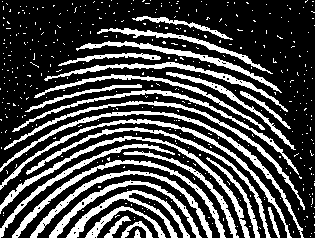
#> input picture Question-6/Noisy Fingerprint 315x238.tif, 315 x 238 px
$ jupyter execute '5(b).ipynb'
#> lines starting #> are read from the running program, lines starting #| are printed output that depends on the picture; after the words box and inside, x2 and y2 are one past the last pixel; in counts of white or black regions, pixels touching at a corner belong together
## Task 5(b): Take a binary image & a structuring element, perform Opening & Closing morphological operations.

[cell 1]
import cv2
import matplotlib.pyplot as plt
import numpy as np

## Function for Erosion

[cell 2]
def erosion(image, structuring_element):
    eroded_image = image.copy()
    structuring_element = structuring_element * 255
    offset = structuring_element.shape[0] // 2
    height, width = image.shape

    for r in range(height):
        for c in range(width):
            fit = True
            for x in range(-offset, offset + 1):
                for y in range(-offset, offset + 1):
                    if (r + x >= 0 and r + x < height and c + y >= 0 and c + y < width):
                        sr, sc = x + offset, y + offset
                        if (structuring_element[sr, sc] and image[r + x, c + y] != structuring_element[sr, sc]):
                            fit = False
                    elif (structuring_element[x + offset, y + offset]):
                        fit = False
            eroded_image[r, c] = 255 if fit else 0

    return np.uint8(eroded_image)

## Function for Dilation

[cell 3]
def dilation(image, structuring_element):
    dilated_image = image.copy()
    structuring_element = structuring_element * 255
    offset = structuring_element.shape[0] // 2
    height, width = image.shape

    for r in range(height):
        for c in range(width):
            hit = False
            for x in range(-offset, offset + 1):
                for y in range(-offset, offset + 1):
                    if (r + x >= 0 and r + x < height and c + y >= 0 and c + y < width):
                        sr, sc = x + offset, y + offset
                        if (structuring_element[sr, sc] and image[r + x, c + y] == structuring_element[sr, sc]):
                            hit = True
            dilated_image[r, c] = 255 if hit else 0

    return np.uint8(dilated_image)

 ## Function for Opening

[cell 4]
def opening(image, structuring_element):
    return dilation(erosion(image, structuring_element), structuring_element)

## Function for Closing

[cell 5]
def closing(image, structuring_element):
    return erosion(dilation(image, structuring_element), structuring_element)

[cell 6]
noisy_fingerprint = cv2.imread("./Noisy Fingerprint 315x238.tif", 0)
#> noisy_fingerprint: shape (238, 315); 28.5% white; 414 white regions (387 under 20 px), largest, box (x1, y1, x2, y2) and area: (0, 111, 304, 238) 1388, (0, 136, 250, 238) 1372, (0, 119, 292, 238) 1337
plt.imshow(noisy_fingerprint, cmap = "gray")
plt.title("Noisy Fingerprint Image")
plt.show()

## Creating Structuring Element

[cell 7]
structuring_element_size = 3
structuring_element = np.ones((structuring_element_size, structuring_element_size))

## Applying Opening

[cell 8]
fingerprint_after_opening = opening(noisy_fingerprint, structuring_element)
#> after the loop in erosion, `for r in range(height):`:
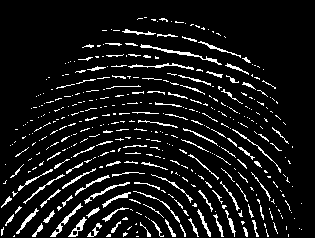
#> eroded_image: shape (238, 315); 8.8% white in thin lines or dots, all inside (x1, y1, x2, y2) = (1, 17, 302, 237)
#> after the loop in dilation, `for r in range(height):`:
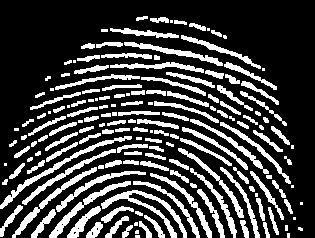
#> dilated_image: shape (238, 315); 25.2% white; 166 white regions (32 under 20 px), largest, box (x1, y1, x2, y2) and area: (101, 190, 187, 238) 780, (0, 136, 132, 209) 673, (49, 181, 131, 238) 578
plt.imshow(fingerprint_after_opening, cmap = "gray")
plt.title("Fingerprint after Opening")
plt.show()

## Applying Closing

[cell 9]
fingerprint_after_closing = closing(fingerprint_after_opening, structuring_element)
#> after the loop in dilation (call 2), `for r in range(height):`:
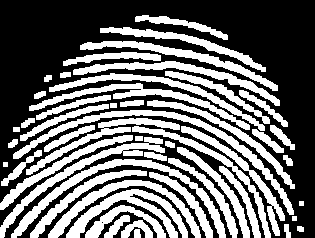
#> dilated_image: shape (238, 315); 42.7% white; 51 white regions, largest, box (x1, y1, x2, y2) and area: (13, 110, 294, 215) 2073, (11, 159, 226, 238) 1980, (66, 189, 188, 238) 1683
#> after the loop in erosion (call 2), `for r in range(height):`:
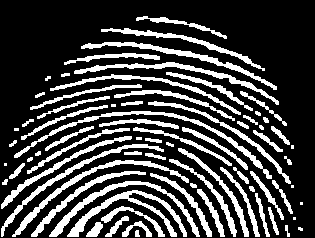
#> eroded_image: shape (238, 315); 25.6% white; 74 white regions (10 under 20 px), largest, box (x1, y1, x2, y2) and area: (67, 190, 187, 237) 1085, (14, 111, 272, 179) 1082, (49, 181, 200, 237) 965
